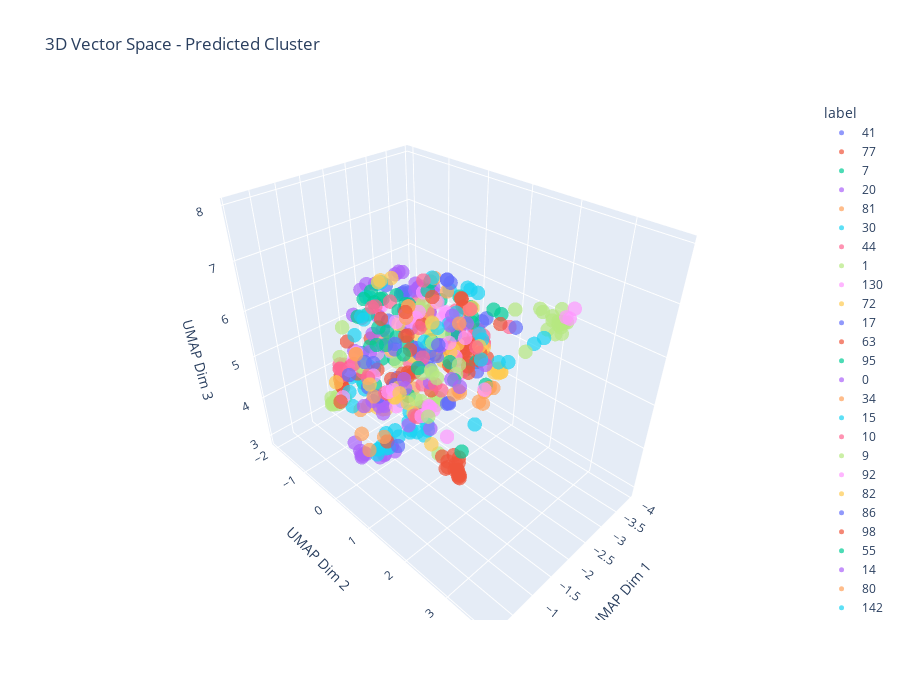

Notebook code cell kept with this figure:
### Code cell
# Visualize in 3D - interactive, can rotate and zoom
# Shows predicted clusters by default

embedding_3d = visualize_embeddings_3d(
    emb,
    true_labels=true_labels,
    pred_labels=res_aggl["display_labels"],
    titles=titles
)
